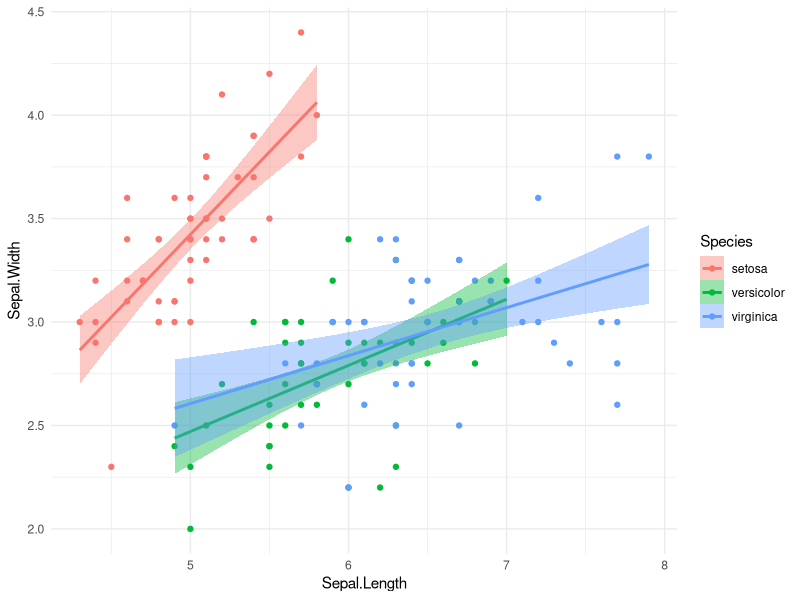
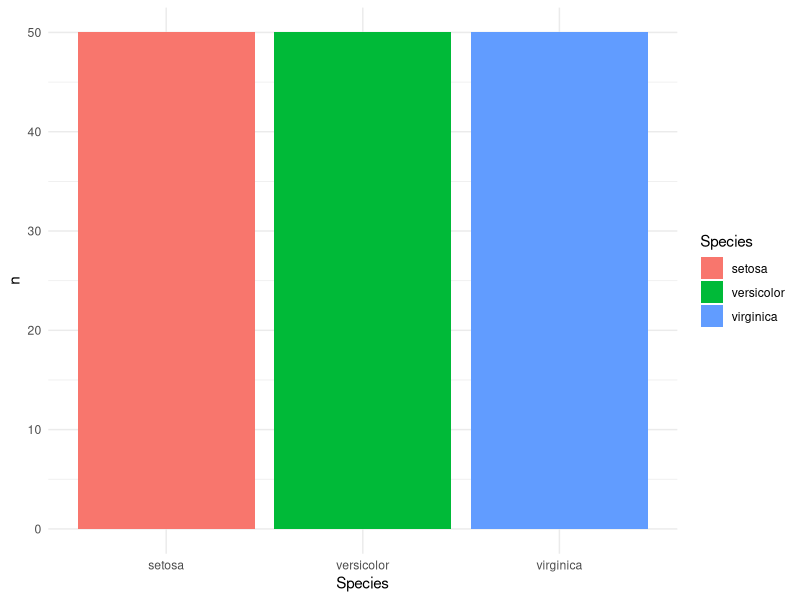

These charts were generated, in order, by the following R code:
## ---- chunk 1
knitr::opts_chunk$set(echo = TRUE, warning = FALSE, message = FALSE)
## ---- chunk 2
library(tidyverse)
theme_set(theme_minimal())
iris %>% 
  ggplot(aes(Sepal.Length, Sepal.Width, color = Species, fill = Species)) + 
  geom_point() + 
  geom_smooth(method = "lm")

## ---- chunk 3
summary(iris)
## ---- chunk 4
iris %>% 
  group_by(Species) %>% 
  count() %>% 
  ggplot(aes(Species, n, fill = Species)) + 
  geom_col()
